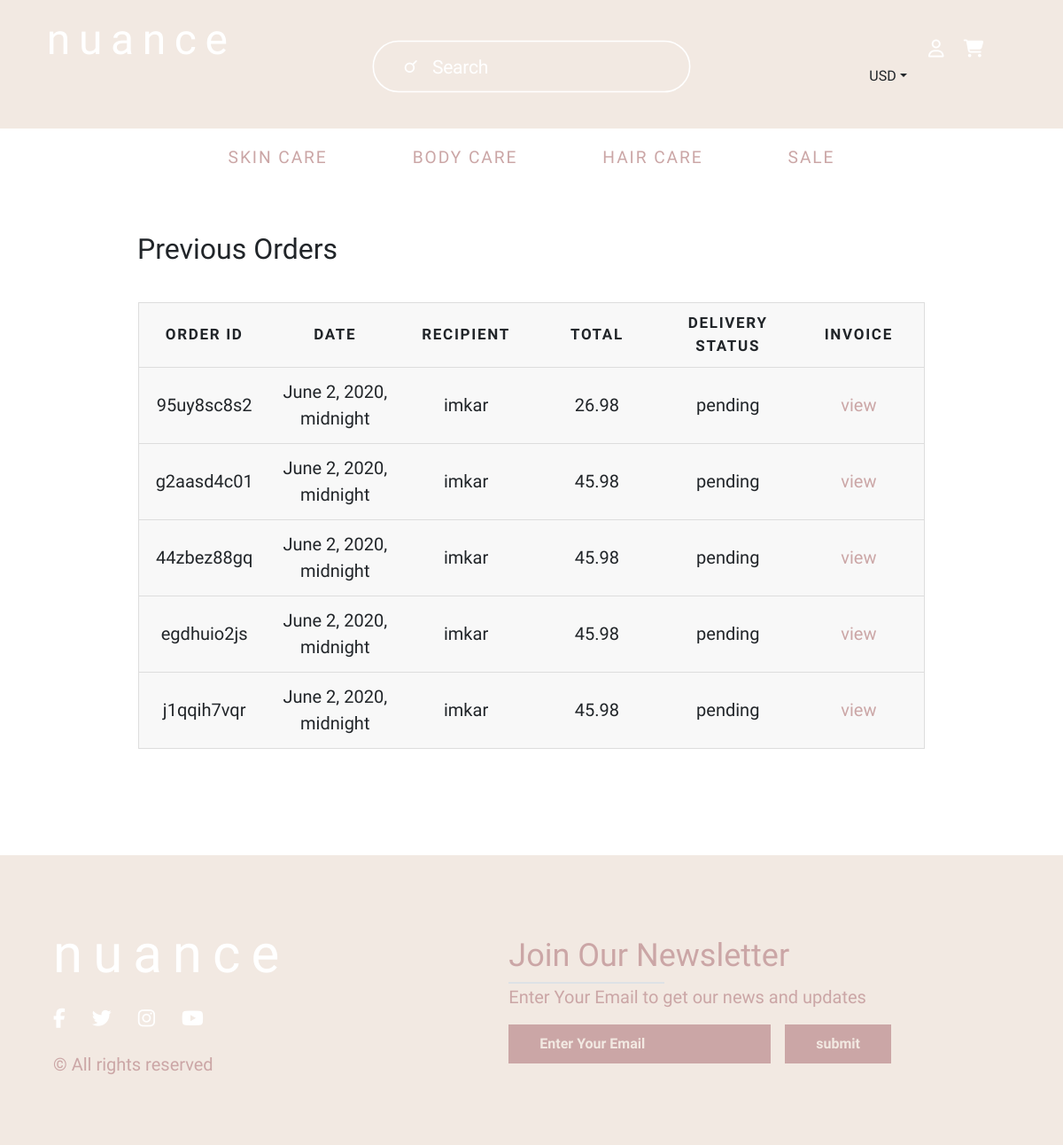
The page /prev_orders/ (signed in) on the database its author committed.
### orders/models.py (models this page shows, shortened)
class Order(models.Model):
    delivery_profile = models.ForeignKey(DeliveryProfile,null = True,blank=True,on_delete=models.CASCADE)
    order_id = models.CharField(max_length=120,blank=True) #delivery_id
    cart = models.ForeignKey(Cart,null=True,blank=True,on_delete=models.CASCADE)
    status = models.CharField(max_length=120,default='pending',choices=ORDER_STATUS_CHOICES)
    shipping_total = models.DecimalField(default = 5.99,max_digits = 100, decimal_places = 2 )
    total = models.DecimalField(default = 5.99,max_digits = 100, decimal_places = 2 )
    active = models.BooleanField(default=True)
    shipadr= models.ForeignKey(Address,null=True,blank=True,on_delete=models.CASCADE)
    timestamp = models.DateTimeField(default=date.today)

### delivery_profile/models.py (models this page shows, shortened)
class DeliveryProfile(models.Model):
    user = models.OneToOneField(User,null=True,blank=True,on_delete=models.CASCADE)
    email = models.EmailField()
    active = models.BooleanField(default=True)
    update = models.DateTimeField(auto_now=True)
    timestamp = models.DateTimeField(auto_now_add=True)

### accountinfo/views.py (the view)
# urls.py: path('prev_orders/',prev_orders,name='prev_orders'),
def prev_orders(request):
    template = "previousorders/Previous-Orders.html"
    user = request.user
    deli_prof = DeliveryProfile.objects.get(user=user)
    user_order = Order.objects.filter(delivery_profile=deli_prof)
    context = {
        'order' : user_order,
    }
    return render(request,template,context)

### templates/previousorders/Previous-Orders.html (shortened to what this page needs)
<!DOCTYPE html>
{% load static %}
<html lang="en">
<head>
    <link rel="stylesheet" href="https://stackpath.bootstrapcdn.com/bootstrap/4.4.1/css/bootstrap.min.css">
    <link href="https://stackpath.bootstrapcdn.com/font-awesome/4.7.0/css/font-awesome.min.css" rel="stylesheet">
    <link rel="stylesheet" href="{% static 'prev_orders/header.css' %}">
    <link rel="stylesheet" href="https://stackpath.bootstrapcdn.com/bootstrap/4.4.1/css/bootstrap.min.css">
    <link href="https://stackpath.bootstrapcdn.com/font-awesome/4.7.0/css/font-awesome.min.css" rel="stylesheet">
    <link rel="stylesheet" href="{% static 'prev_orders/footer.css' %}">
    <link rel="stylesheet" href="{% static 'prev_orders/view_invoices.css' %}">
</head>
<body>
  {% include 'last_header.html'%}
<font style="font-family: var(--opensans-condensed); font-size: 20px;">
    <div class="container" style="width: auto; height: auto; margin-top: 50px;">
        <h2 style="margin-left: 110px;">Previous Orders</h2>
        <table style="margin-bottom: 120px;">
            <thead>
            <tr>
                <th scope="col">ORDER ID</th>
                <th scope="col">DATE</th>
                <th scope="col">RECIPIENT</th>
                <th scope="col">TOTAL</th>
                <th scope="col">DELIVERY STATUS</th>
                <th scope="col">INVOICE</th>
            </tr>
            </thead>
            <tbody>
              {% for ord in order %}
                  {% if ord.shipadr %}
                  <tr>
                      <td data-label="ORDER ID">{{ ord.order_id }}</td>
                      <td data-label="DATE">{{ ord.timestamp }}</td>
                      <td data-label="RECIPIENT">{{ ord.delivery_profile.user }}</td>
                      <td data-label="TOTAL">{{ ord.total }}</td>
                      <td data-label="DELIVERY STATUS">{{ ord.status }}</td>
                      <td data-label="INVOICE"><a href="{% url 'invoice_order' ord.order_id %}">view</a></td>
                  </tr>
                {% endif %}
            {% endfor %}
            </tbody>
        </table>
    </div>
    <font>
        <footer>
            <div class="footer-container">
                <div class="left-col">
                    <h2 class="my-md-3 site-title">nuance</h2>
                    <div class="social-media">
                        <a href="#"><i class="fab fa-facebook-f" aria-hidden="true"></i></a>
                        <a href="#"><i class="fab fa-twitter" aria-hidden="true"></i></a>
                        <a href="#"><i class="fab fa-instagram" aria-hidden="true"></i></a>
                        <a href="#"><i class="fab fa-youtube" aria-hidden="true"></i></a>
                    </div>
                    <p class="rights-text">© All rights reserved</p>
                </div>
                <div class="right-col">
                    <h1>Join Our Newsletter</h1>
                    <div class="border"></div>
                    <p>Enter Your Email to get our news and updates</p>
                    <form action="" class=newsletter-form>
                        <input type="text" class="txtb" placeholder="Enter Your Email">
                        <input type="submit" class="submit-btn" value="submit">
                    </form>
                </div>
            </div>
        </footer>

### templates/last_header.html (shortened to what this page needs)
{% load static %}
<!DOCTYPE html>
<html lang="en">
<head>
    <link rel="stylesheet" href="https://stackpath.bootstrapcdn.com/bootstrap/4.4.1/css/bootstrap.min.css">
    <link href="https://stackpath.bootstrapcdn.com/font-awesome/4.7.0/css/font-awesome.min.css" rel="stylesheet">
     <link rel="stylesheet" href="{% static 'header_footer/last_header.css' %}">
</head>
<body>
    <header>
        <div class="container-fluid">
            <div class="row header-row">
                <div class="col-md-4 col-2 text-left">
                    <h2 onclick="location.href='{% url 'index' %}';"  style="cursor:pointer;" class="my-md-3 site-title">nuance</h2>
                </div>
                  <div class="search-container col-8 col-md-4">
                    <div class="search-box">
                        <div class="search-icon"><i class="fa fa-search search-icon fa-sm"></i></div>
                        <form method='GET' action="{% url "searches"%}" class="search-form">
                            <input type="text" placeholder="Search" id="search" name='q' autocomplete="off">
                        </form>
                    </div>
                  </div>
                <div class="col-md-4 col-2 float-left head-rightContent">
                      <div class= "right-col">
                          <ul class=icons>
                              <li class="shopping-basket lie">
                                  <a href="{% url 'firststep' %}" >
                                  <i class="fas fa-shopping-cart fa-lg"></i>
                                </a>
                              </li>
                              {% if user.is_authenticated %}
                              <li class="profil" tabindex="0">
                                <div class="user_section" id="user">
                                  <a href="">
                                  <i class="far fa-user fa-lg"></i>
                                </a>
                                </div>
                            {% endif %}
                          </ul>
                      </div>
                    <div class="btn-group">
                        <button class="btn dropdown-toggle my-md-4 my-2" data-toggle="dropdown" aria-haspopup="true" aria-expanded="false">USD</button>
                    </div>
                </div>
            </div>
        </div>
        <div class="container-fluid">
            <ul class="nav justify-content-center">
                <li class="nav-item">
                  <a class="nav-link" href="{% url 'skincare'%}">SKIN CARE</a>
                </li>
                <li class="nav-item">
                  <a class="nav-link" href="{% url 'bodycare'%}">BODY CARE</a>
                </li>
                <li class="nav-item">
                  <a class="nav-link" href="{% url 'haircare' %}">HAIR CARE</a>
                </li>
                <li class="nav-item">
                  <a class="nav-link" href="#">SALE</a>
                </li>
              </ul>
        </div>
    </header>
</body>
</html>

### static/prev_orders/header.css (style rules this page uses)
:root { --pink: #cba6a6 ; --yellow: #d2c5a1; --orange: #deb597 ; --blue: #a9bbc9 ; --green: #b9c9a9 ; --background-color: #f2e9e2 ; --opensans-condensed: 'Open Sans Condensed', sans-serif ; --opensans: 'Open Sans', sans-serif; }
header { font-family: var(--opensans-condensed); vertical-align: baseline; }
.header-row { background-color: var(--background-color); }
.text-left { padding-left: 3.3em; }
.site-title { font-size: 3em; letter-spacing : 0.2em; color:white; }
.icons { padding-right: 0.5em; padding-top: 2rem; }
.icons a { color:white; }
ul { margin:0; color: white; }
li { list-style: none; float: right; padding: 0.7em; }
.btn-group { padding-top: 0.7rem; float: right; }
.nav-item { padding-left: 2rem; padding-right: 2rem; }
.nav-link { font-size: 1.2em; letter-spacing : 0.1em; color: var(--pink); }
*, *:before, *:after { -webkit-tap-highlight-color: transparent; -webkit-tap-highlight-color: rgba(0,0,0,0); user-select: none; -webkit-user-select: none; -khtml-user-select: none; -moz-user-select: none; -ms-user-select: none; -o-user-select: none; box-sizing: border-box; -webkit-box-sizing: border-box; padding: 0; margin: 0; }
.search-container { position: relative; margin: calc(5px + 2vh + 2vw) auto 0 auto; padding-bottom: 40px; width: 100%; max-width: 840px; }
.search-box { position: relative; width: 100%; max-width: 360px; height: 60px; border-radius: 120px; margin: 0 auto; }
.search-icon, .go-icon { position: absolute; top: 0; height: 60px; width: 86px; line-height: 61px; text-align: center; color: white }
.search-icon { left: 0; pointer-events: none; will-change: transform; transform: rotate(-45deg); -webkit-transform: rotate(-45deg); -moz-transform: rotate(-45deg); -o-transform: rotate(-45deg); transform-origin: center center; -webkit-transform-origin: center center; -moz-transform-origin: center center; -o-transform-origin: center center; transition: transform 400ms 220ms cubic-bezier(0.190, 1.000, 0.220, 1.000); -webkit-transition: transform 400ms 220ms cubic-bezier(0.190, 1.000, 0.220, 1.000); -moz-transition: transform 400ms 220ms cubic-bezier(0.190, 1.000, 0.220, 1.000); -o-transition: transform 400ms 220ms cubic-bezier(0.190, 1.000, 0.220, 1.000); }
.search-border { display: block; width: 100%; max-width: 360px; height: 60px; }
.border { fill: none; stroke: #FFFFFF; stroke-width: 3; stroke-miterlimit: 10; }
.border { stroke-dasharray: 740; stroke-dashoffset: 0; transition: stroke-dashoffset 400ms cubic-bezier(0.600, 0.040, 0.735, 0.990); -webkit-transition: stroke-dashoffset 400ms cubic-bezier(0.600, 0.040, 0.735, 0.990); -moz-transition: stroke-dashoffset 400ms cubic-bezier(0.600, 0.040, 0.735, 0.990); -o-transition: stroke-dashoffset 400ms cubic-bezier(0.600, 0.040, 0.735, 0.990); }
#search { font-family: var(--opensans-condensed); position: absolute; top: 0; left: 0; width: 100%; height: 100%; border-radius: 120px; border: none; background: rgba(255,255,255,0); padding: 0 68px 0 68px; color: #FFFFFF; font-size: 1.32em; font-weight: 400; letter-spacing: -0.015em; outline: none; }

### rows shown on the page
Order: order_id "95uy8sc8s2", timestamp "June 2, 2020, midnight", delivery_profile.user "imkar", total "26.98", status "pending"
Order: order_id "g2aasd4c01", timestamp "June 2, 2020, midnight", delivery_profile.user "imkar", total "45.98", status "pending"
Order: order_id "44zbez88gq", timestamp "June 2, 2020, midnight", delivery_profile.user "imkar", total "45.98", status "pending"
Order: order_id "egdhuio2js", timestamp "June 2, 2020, midnight", delivery_profile.user "imkar", total "45.98", status "pending"
Order: order_id "j1qqih7vqr", timestamp "June 2, 2020, midnight", delivery_profile.user "imkar", total "45.98", status "pending"
